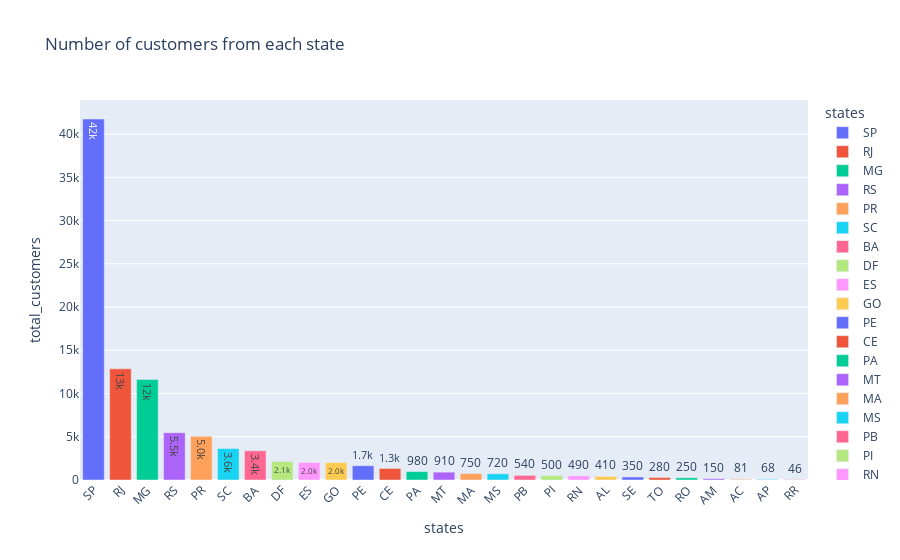

Write notebook code for a chart like this one.
### Markdown cell above
# 5. Count the number of customers from each state.

### Code cell
cust_state = pd.read_sql_query("""
SELECT 
    customer_state AS states, 
    COUNT(customer_id) AS total_customers 
FROM 
    customers
GROUP BY 
    customer_state
ORDER BY 
    total_customers DESC""", conn)
cust_state
df= pd.DataFrame(cust_state)
fig= px.bar(df, x="states", y="total_customers", text="total_customers", color="states", title='Number of customers from each state')
fig.update_traces(texttemplate="%{text:.2s}", textposition="auto")
fig.update_layout(uniformtext_minsize=8)
fig.update_layout(xaxis_tickangle=-45)

fig

### Figure 1 — Plotly figure (JSON) as saved in the notebook; plotly's stock layout.template omitted (floating-point values rounded to 4 significant figures)
{"data": [{"alignmentgroup": "True", "hovertemplate": "states=%{x}<br>total_customers=%{text}<extra></extra>", "legendgroup": "SP", "marker": {"color": "#636efa", "pattern": {"shape": ""}}, "name": "SP", "offsetgroup": "SP", "orientation": "v", "showlegend": true, "text": [41746], "textposition": "auto", "texttemplate": "%{text:.2s}", "type": "bar", "x": ["SP"], "xaxis": "x", "y": [41746], "yaxis": "y"}, {"alignmentgroup": "True", "hovertemplate": "states=%{x}<br>total_customers=%{text}<extra></extra>", "legendgroup": "RJ", "marker": {"color": "#EF553B", "pattern": {"shape": ""}}, "name": "RJ", "offsetgroup": "RJ", "orientation": "v", "showlegend": true, "text": [12852], "textposition": "auto", "texttemplate": "%{text:.2s}", "type": "bar", "x": ["RJ"], "xaxis": "x", "y": [12852], "yaxis": "y"}, {"alignmentgroup": "True", "hovertemplate": "states=%{x}<br>total_customers=%{text}<extra></extra>", "legendgroup": "MG", "marker": {"color": "#00cc96", "pattern": {"shape": ""}}, "name": "MG", "offsetgroup": "MG", "orientation": "v", "showlegend": true, "text": [11635], "textposition": "auto", "texttemplate": "%{text:.2s}", "type": "bar", "x": ["MG"], "xaxis": "x", "y": [11635], "yaxis": "y"}, {"alignmentgroup": "True", "hovertemplate": "states=%{x}<br>total_customers=%{text}<extra></extra>", "legendgroup": "RS", "marker": {"color": "#ab63fa", "pattern": {"shape": ""}}, "name": "RS", "offsetgroup": "RS", "orientation": "v", "showlegend": true, "text": [5466], "textposition": "auto", "texttemplate": "%{text:.2s}", "type": "bar", "x": ["RS"], "xaxis": "x", "y": [5466], "yaxis": "y"}, {"alignmentgroup": "True", "hovertemplate": "states=%{x}<br>total_customers=%{text}<extra></extra>", "legendgroup": "PR", "marker": {"color": "#FFA15A", "pattern": {"shape": ""}}, "name": "PR", "offsetgroup": "PR", "orientation": "v", "showlegend": true, "text": [5045], "textposition": "auto", "texttemplate": "%{text:.2s}", "type": "bar", "x": ["PR"], "xaxis": "x", "y": [5045], "yaxis": "y"}, {"alignmentgroup": "True", "hovertemplate": "states=%{x}<br>total_customers=%{text}<extra></extra>", "legendgroup": "SC", "marker": {"color": "#19d3f3", "pattern": {"shape": ""}}, "name": "SC", "offsetgroup": "SC", "orientation": "v", "showlegend": true, "text": [3637], "textposition": "auto", "texttemplate": "%{text:.2s}", "type": "bar", "x": ["SC"], "xaxis": "x", "y": [3637], "yaxis": "y"}, {"alignmentgroup": "True", "hovertemplate": "states=%{x}<br>total_customers=%{text}<extra></extra>", "legendgroup": "BA", "marker": {"color": "#FF6692", "pattern": {"shape": ""}}, "name": "BA", "offsetgroup": "BA", "orientation": "v", "showlegend": true, "text": [3380], "textposition": "auto", "texttemplate": "%{text:.2s}", "type": "bar", "x": ["BA"], "xaxis": "x", "y": [3380], "yaxis": "y"}, {"alignmentgroup": "True", "hovertemplate": "states=%{x}<br>total_customers=%{text}<extra></extra>", "legendgroup": "DF", "marker": {"color": "#B6E880", "pattern": {"shape": ""}}, "name": "DF", "offsetgroup": "DF", "orientation": "v", "showlegend": true, "text": [2140], "textposition": "auto", "texttemplate": "%{text:.2s}", "type": "bar", "x": ["DF"], "xaxis": "x", "y": [2140], "yaxis": "y"}, {"alignmentgroup": "True", "hovertemplate": "states=%{x}<br>total_customers=%{text}<extra></extra>", "legendgroup": "ES", "marker": {"color": "#FF97FF", "pattern": {"shape": ""}}, "name": "ES", "offsetgroup": "ES", "orientation": "v", "showlegend": true, "text": [2033], "textposition": "auto", "texttemplate": "%{text:.2s}", "type": "bar", "x": ["ES"], "xaxis": "x", "y": [2033], "yaxis": "y"}, {"alignmentgroup": "True", "hovertemplate": "states=%{x}<br>total_customers=%{text}<extra></extra>", "legendgroup": "GO", "marker": {"color": "#FECB52", "pattern": {"shape": ""}}, "name": "GO", "offsetgroup": "GO", "orientation": "v", "showlegend": true, "text": [2020], "textposition": "auto", "texttemplate": "%{text:.2s}", "type": "bar", "x": ["GO"], "xaxis": "x", "y": [2020], "yaxis": "y"}, {"alignmentgroup": "True", "hovertemplate": "states=%{x}<br>total_customers=%{text}<extra></extra>", "legendgroup": "PE", "marker": {"color": "#636efa", "pattern": {"shape": ""}}, "name": "PE", "offsetgroup": "PE", "orientation": "v", "showlegend": true, "text": [1652], "textposition": "auto", "texttemplate": "%{text:.2s}", "type": "bar", "x": ["PE"], "xaxis": "x", "y": [1652], "yaxis": "y"}, {"alignmentgroup": "True", "hovertemplate": "states=%{x}<br>total_customers=%{text}<extra></extra>", "legendgroup": "CE", "marker": {"color": "#EF553B", "pattern": {"shape": ""}}, "name": "CE", "offsetgroup": "CE", "orientation": "v", "showlegend": true, "text": [1336], "textposition": "auto", "texttemplate": "%{text:.2s}", "type": "bar", "x": ["CE"], "xaxis": "x", "y": [1336], "yaxis": "y"}, {"alignmentgroup": "True", "hovertemplate": "states=%{x}<br>total_customers=%{text}<extra></extra>", "legendgroup": "PA", "marker": {"color": "#00cc96", "pattern": {"shape": ""}}, "name": "PA", "offsetgroup": "PA", "orientation": "v", "showlegend": true, "text": [975], "textposition": "auto", "texttemplate": "%{text:.2s}", "type": "bar", "x": ["PA"], "xaxis": "x", "y": [975], "yaxis": "y"}, {"alignmentgroup": "True", "hovertemplate": "states=%{x}<br>total_customers=%{text}<extra></extra>", "legendgroup": "MT", "marker": {"color": "#ab63fa", "pattern": {"shape": ""}}, "name": "MT", "offsetgroup": "MT", "orientation": "v", "showlegend": true, "text": [907], "textposition": "auto", "texttemplate": "%{text:.2s}", "type": "bar", "x": ["MT"], "xaxis": "x", "y": [907], "yaxis": "y"}, {"alignmentgroup": "True", "hovertemplate": "states=%{x}<br>total_customers=%{text}<extra></extra>", "legendgroup": "MA", "marker": {"color": "#FFA15A", "pattern": {"shape": ""}}, "name": "MA", "offsetgroup": "MA", "orientation": "v", "showlegend": true, "text": [747], "textposition": "auto", "texttemplate": "%{text:.2s}", "type": "bar", "x": ["MA"], "xaxis": "x", "y": [747], "yaxis": "y"}, {"alignmentgroup": "True", "hovertemplate": "states=%{x}<br>total_customers=%{text}<extra></extra>", "legendgroup": "MS", "marker": {"color": "#19d3f3", "pattern": {"shape": ""}}, "name": "MS", "offsetgroup": "MS", "orientation": "v", "showlegend": true, "text": [715], "textposition": "auto", "texttemplate": "%{text:.2s}", "type": "bar", "x": ["MS"], "xaxis": "x", "y": [715], "yaxis": "y"}, {"alignmentgroup": "True", "hovertemplate": "states=%{x}<br>total_customers=%{text}<extra></extra>", "legendgroup": "PB", "marker": {"color": "#FF6692", "pattern": {"shape": ""}}, "name": "PB", "offsetgroup": "PB", "orientation": "v", "showlegend": true, "text": [536], "textposition": "auto", "texttemplate": "%{text:.2s}", "type": "bar", "x": ["PB"], "xaxis": "x", "y": [536], "yaxis": "y"}, {"alignmentgroup": "True", "hovertemplate": "states=%{x}<br>total_customers=%{text}<extra></extra>", "legendgroup": "PI", "marker": {"color": "#B6E880", "pattern": {"shape": ""}}, "name": "PI", "offsetgroup": "PI", "orientation": "v", "showlegend": true, "text": [495], "textposition": "auto", "texttemplate": "%{text:.2s}", "type": "bar", "x": ["PI"], "xaxis": "x", "y": [495], "yaxis": "y"}, {"alignmentgroup": "True", "hovertemplate": "states=%{x}<br>total_customers=%{text}<extra></extra>", "legendgroup": "RN", "marker": {"color": "#FF97FF", "pattern": {"shape": ""}}, "name": "RN", "offsetgroup": "RN", "orientation": "v", "showlegend": true, "text": [485], "textposition": "auto", "texttemplate": "%{text:.2s}", "type": "bar", "x": ["RN"], "xaxis": "x", "y": [485], "yaxis": "y"}, {"alignmentgroup": "True", "hovertemplate": "states=%{x}<br>total_customers=%{text}<extra></extra>", "legendgroup": "AL", "marker": {"color": "#FECB52", "pattern": {"shape": ""}}, "name": "AL", "offsetgroup": "AL", "orientation": "v", "showlegend": true, "text": [413], "textposition": "auto", "texttemplate": "%{text:.2s}", "type": "bar", "x": ["AL"], "xaxis": "x", "y": [413], "yaxis": "y"}, {"alignmentgroup": "True", "hovertemplate": "states=%{x}<br>total_customers=%{text}<extra></extra>", "legendgroup": "SE", "marker": {"color": "#636efa", "pattern": {"shape": ""}}, "name": "SE", "offsetgroup": "SE", "orientation": "v", "showlegend": true, "text": [350], "textposition": "auto", "texttemplate": "%{text:.2s}", "type": "bar", "x": ["SE"], "xaxis": "x", "y": [350], "yaxis": "y"}, {"alignmentgroup": "True", "hovertemplate": "states=%{x}<br>total_customers=%{text}<extra></extra>", "legendgroup": "TO", "marker": {"color": "#EF553B", "pattern": {"shape": ""}}, "name": "TO", "offsetgroup": "TO", "orientation": "v", "showlegend": true, "text": [280], "textposition": "auto", "texttemplate": "%{text:.2s}", "type": "bar", "x": ["TO"], "xaxis": "x", "y": [280], "yaxis": "y"}, {"alignmentgroup": "True", "hovertemplate": "states=%{x}<br>total_customers=%{text}<extra></extra>", "legendgroup": "RO", "marker": {"color": "#00cc96", "pattern": {"shape": ""}}, "name": "RO", "offsetgroup": "RO", "orientation": "v", "showlegend": true, "text": [253], "textposition": "auto", "texttemplate": "%{text:.2s}", "type": "bar", "x": ["RO"], "xaxis": "x", "y": [253], "yaxis": "y"}, {"alignmentgroup": "True", "hovertemplate": "states=%{x}<br>total_customers=%{text}<extra></extra>", "legendgroup": "AM", "marker": {"color": "#ab63fa", "pattern": {"shape": ""}}, "name": "AM", "offsetgroup": "AM", "orientation": "v", "showlegend": true, "text": [148], "textposition": "auto", "texttemplate": "%{text:.2s}", "type": "bar", "x": ["AM"], "xaxis": "x", "y": [148], "yaxis": "y"}, {"alignmentgroup": "True", "hovertemplate": "states=%{x}<br>total_customers=%{text}<extra></extra>", "legendgroup": "AC", "marker": {"color": "#FFA15A", "pattern": {"shape": ""}}, "name": "AC", "offsetgroup": "AC", "orientation": "v", "showlegend": true, "text": [81], "textposition": "auto", "texttemplate": "%{text:.2s}", "type": "bar", "x": ["AC"], "xaxis": "x", "y": [81], "yaxis": "y"}, {"alignmentgroup": "True", "hovertemplate": "states=%{x}<br>total_customers=%{text}<extra></extra>", "legendgroup": "AP", "marker": {"color": "#19d3f3", "pattern": {"shape": ""}}, "name": "AP", "offsetgroup": "AP", "orientation": "v", "showlegend": true, "text": [68], "textposition": "auto", "texttemplate": "%{text:.2s}", "type": "bar", "x": ["AP"], "xaxis": "x", "y": [68], "yaxis": "y"}, {"alignmentgroup": "True", "hovertemplate": "states=%{x}<br>total_customers=%{text}<extra></extra>", "legendgroup": "RR", "marker": {"color": "#FF6692", "pattern": {"shape": ""}}, "name": "RR", "offsetgroup": "RR", "orientation": "v", "showlegend": true, "text": [46], "textposition": "auto", "texttemplate": "%{text:.2s}", "type": "bar", "x": ["RR"], "xaxis": "x", "y": [46], "yaxis": "y"}], "layout": {"autosize": true, "barmode": "relative", "legend": {"title": {"text": "states"}, "tracegroupgap": 0}, "title": {"text": "Number of customers from each state"}, "uniformtext": {"minsize": 8}, "xaxis": {"anchor": "y", "autorange": true, "categoryarray": ["SP", "RJ", "MG", "RS", "PR", "SC", "BA", "DF", "ES", "GO", "PE", "CE", "PA", "MT", "MA", "MS", "PB", "PI", "RN", "AL", "SE", "TO", "RO", "AM", "AC", "AP", "RR"], "categoryorder": "array", "domain": [0, 1], "range": [-0.5, 26.5], "tickangle": -45, "title": {"text": "states"}, "type": "category"}, "yaxis": {"anchor": "x", "autorange": true, "domain": [0, 1], "range": [0, 43940.0], "title": {"text": "total_customers"}, "type": "linear"}}}
